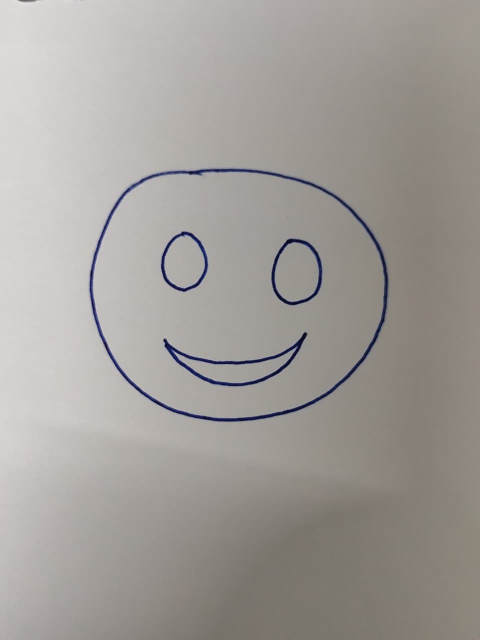
#> input picture src/test1.jpeg, 960 x 1280 px (shown at 1/2 size)
$ python -i pipeline.py   (imports and definitions only)
#> lines starting #> are read from the running program, lines starting #| are printed output that depends on the picture; after the words box and inside, x2 and y2 are one past the last pixel; in counts of white or black regions, pixels touching at a corner belong together
### src/processing/preprocessing.py
import cv2
import numpy as np


def preprocess_image(image):
    if image is None:
        raise ValueError("image cannot be none")

    # apply a small blur to reduce camera noise
    denoised = cv2.GaussianBlur(image,(3, 3),0)
    hsv = cv2.cvtColor(denoised,cv2.COLOR_BGR2HSV)
    value = hsv[:, :, 2]
    illumination = cv2.GaussianBlur(value,(0, 0),25)

    illumination = np.maximum(illumination,1)
    corrected_value = (value.astype(np.float32) /illumination.astype(np.float32))

    # normalize the corrected brightness to 0-255
    corrected_value = cv2.normalize(corrected_value,None,0,255,cv2.NORM_MINMAX)
    corrected_value = corrected_value.astype(np.uint8)

    # replace the original value channel
    corrected_hsv = hsv.copy()
    corrected_hsv[:, :, 2] = corrected_value

    # convert corrected hsv image back to bgr
    corrected_color = cv2.cvtColor(corrected_hsv,cv2.COLOR_HSV2BGR)
    corrected_grayscale = cv2.cvtColor(corrected_color,cv2.COLOR_BGR2GRAY)

    return {
        "original": image,
        "color": corrected_color,
        "grayscale": corrected_grayscale
    }

# [7 lines left out: function suppress_paper_texture, not called in this run]

### src/processing/extraction.py
# extraction.py

import cv2


def extract_foreground(grayscale_image):
    if grayscale_image is None:
        raise ValueError("grayscale image cannot be none")

    if len(grayscale_image.shape) != 2:
        raise ValueError(
            "extract_foreground expects a grayscale image"
        )

    block_size = 31
    constant = 10

    # create the foreground mask
    mask = cv2.adaptiveThreshold(grayscale_image,255,cv2.ADAPTIVE_THRESH_GAUSSIAN_C,cv2.THRESH_BINARY_INV,block_size,constant)

    # return the mask and parameters used
    return {
        "mask": mask,
        "block_size": block_size,
        "constant": constant
    }

### src/processing/cleaning.py
import cv2
import numpy as np

def remove_small_components(mask, min_area=100):
    if mask is None:
        raise ValueError("mask cannot be none")

    if len(mask.shape) != 2:
        raise ValueError(
            "mask must be a single-channel image"
        )

    number_of_labels, labels, stats, _ = cv2.connectedComponentsWithStats(mask,connectivity=8)
    cleaned_mask = np.zeros_like(mask)

    for label in range(1, number_of_labels):
        area = stats[label, cv2.CC_STAT_AREA]

        if area >= min_area:
            cleaned_mask[labels == label] = 255

    return cleaned_mask

### src/processing/skeleton.py
import cv2
import numpy as np


def skeletonize_mask(mask):
    if mask is None:
        raise ValueError("mask cannot be None")

    if len(mask.shape) != 2:
        raise ValueError(
            "mask must be a single-channel image"
        )

    binary = mask.copy()
    binary[binary > 0] = 255

    skeleton = cv2.ximgproc.thinning(binary,thinningType=cv2.ximgproc.THINNING_ZHANGSUEN)
    return skeleton


# [21 lines left out: function clean_skeleton, not called in this run]


def close_mask_gaps(mask, kernel_size=3):
    if mask is None:
        raise ValueError("mask cannot be None")

    if len(mask.shape) != 2:
        raise ValueError(
            "mask must be a single-channel image"
        )
    kernel = cv2.getStructuringElement(
        cv2.MORPH_CROSS,(kernel_size, kernel_size))
    closed = cv2.morphologyEx(mask,cv2.MORPH_CLOSE,kernel)
    return closed

### src/processing/path_tracing.py
import cv2
import numpy as np

def trace_skeleton_paths(skeleton):
    if skeleton is None:
        raise ValueError("skeleton cannot be None")

    if len(skeleton.shape) != 2:
        raise ValueError("skeleton must be a single-channel image")

    # RETR_LIST extracts ALL contours (inner eyes, smiles, outer contours)
    contours, _ = cv2.findContours(
        skeleton,
        cv2.RETR_LIST,
        cv2.CHAIN_APPROX_NONE
    )

    paths = []
    height, width = skeleton.shape

    for contour in contours:
        pts = contour.reshape(-1, 2)

        # Ignore tiny specks/noise (fewer than 5 pixels)
        if len(pts) < 5:
            continue

        # Drop duplicate consecutive points (which crash splprep)
        filtered_pts = [pts[0]]
        for pt in pts[1:]:
            if not np.array_equal(pt, filtered_pts[-1]):
                filtered_pts.append(pt)

        path = np.array(filtered_pts)

        touches_border = any(
            x == 0 or y == 0 or x == width - 1 or y == height - 1
            for x, y in path
        )

        if len(path) >= 5 and not touches_border:
            paths.append(path.tolist())

    return paths

### src/processing/simplification.py
import cv2
import numpy as np
from scipy.interpolate import splprep, splev

def simplify_paths(paths, max_deviation=1.5, points_per_unit=0.5):
    if paths is None:
        raise ValueError("paths cannot be None")

    simplified_paths = []

    for path in paths:
        if path is None or len(path) < 2:
            continue

        points = np.array(path, dtype=np.int32).reshape(-1, 1, 2)

        # 1. RDP simplification with absolute pixel tolerance
        # max_deviation of 1.5 keeps vertices close to the original drawn line
        simplified = cv2.approxPolyDP(points, max_deviation, False)
        control_points = simplified.reshape(-1, 2)

        # Deduplicate any adjacent vertices
        unique_mask = np.ones(len(control_points), dtype=bool)
        for i in range(1, len(control_points)):
            if np.all(control_points[i] == control_points[i - 1]):
                unique_mask[i] = False
        control_points = control_points[unique_mask]

        n_pts = len(control_points)

        # 2. Fit B-Spline if enough unique points exist
        if n_pts >= 4:
            x = control_points[:, 0].astype(float)
            y = control_points[:, 1].astype(float)

            # Check if all points are collinear or identical
            dx = np.diff(x)
            dy = np.diff(y)
            dist = np.hypot(dx, dy)
            total_len = np.sum(dist)

            if total_len < 5.0 or np.any(dist == 0):
                simplified_paths.append(control_points.tolist())
                continue

            try:
                # k=3 for cubic splines; s=len(control_points) provides moderate smoothing
                tck, u = splprep([x, y], s=len(control_points), k=3)

                # Dynamic number of output points based on arc length
                num_samples = max(int(total_len * points_per_unit), 15)
                u_fine = np.linspace(0, 1, num_samples)
                x_smooth, y_smooth = splev(u_fine, tck)

                smooth_path = np.column_stack((x_smooth, y_smooth)).astype(np.int32).tolist()
                simplified_paths.append(smooth_path)
            except Exception:
                # Fallback to straight RDP segments if splprep fails condition checks
                simplified_paths.append(control_points.tolist())
        else:
            simplified_paths.append(control_points.tolist())

    return simplified_paths

### src/processing/vectorization.py
VECTOR_WIDTH = 3


def vectorize_paths(paths):
    if paths is None:
        raise ValueError("paths cannot be None")

    vectors = []

    for path in paths:
        if path is None or len(path) < 2:
            continue

        vectors.append({
            "type": "polyline",
            "points": path,
            "width": VECTOR_WIDTH
        })

    return vectors

### src/processing/rendering.py
import cv2
import numpy as np


def render_vectors(vectors, width, height):
    if vectors is None:
        raise ValueError("vectors cannot be None")

    if width <= 0 or height <= 0:
        raise ValueError(
            "width and height must be greater than zero"
        )

    canvas = np.zeros(
        (height, width, 3),
        dtype=np.uint8
    )

    for vector in vectors:
        if vector is None:
            continue

        points = vector.get("points")
        line_width = vector.get("width")

        if points is None or len(points) < 2:
            continue

        if line_width is None or line_width <= 0:
            continue

        points_array = np.array(
            points,
            dtype=np.int32
        )

        cv2.polylines(
            canvas,
            [points_array],
            False,
            (255, 255, 255),
            thickness=line_width,
            lineType=cv2.LINE_AA
        )

    return canvas

### src/Integration/pipeline.py

import cv2
import numpy as np
from PIL import Image

from processing.preprocessing import preprocess_image
from processing.extraction import extract_foreground
from processing.cleaning import remove_small_components
from processing.skeleton import close_mask_gaps, skeletonize_mask
from processing.path_tracing import trace_skeleton_paths
from processing.simplification import simplify_paths
from processing.vectorization import vectorize_paths
from processing.rendering import render_vectors


def process_pil_image(pil_image, progress_callback=None):
    """Process a PIL image and optionally report processing progress."""

    def report_progress(stage, percentage):
        if progress_callback:
            progress_callback(stage, percentage)

    if pil_image is None:
        raise ValueError("Please provide an image.")

    report_progress("Preparing image", 0)

    rgb = np.array(pil_image.convert("RGB"))
    image = cv2.cvtColor(rgb, cv2.COLOR_RGB2BGR)

    height, width = image.shape[:2]

    if width > 4096 or height > 4096:
        raise ValueError("Maximum supported image dimensions are 4096x4096.")

    # 1. Preprocessing
    preprocessed = preprocess_image(image)
    grayscale = preprocessed["grayscale"]
    report_progress("Preprocessing completed", 10)

    # 2. Foreground extraction
    extraction = extract_foreground(grayscale)
    mask = extraction["mask"]
    report_progress("Foreground extraction completed", 25)

    # 3. Cleaning
    cleaned = remove_small_components(mask, min_area=100)
    closed = close_mask_gaps(cleaned, kernel_size=5)
    report_progress("Image cleaning completed", 40)

    # 4. Skeletonization
    skeleton = skeletonize_mask(closed)
    report_progress("Skeletonization completed", 55)

    # 5. Path tracing
    paths = trace_skeleton_paths(skeleton)
    report_progress("Path tracing completed", 70)

    # 6. Path simplification
    simplified = simplify_paths(paths, max_deviation=0.5)
    report_progress("Path simplification completed", 80)

    # 7. Vectorization
    vectors = vectorize_paths(simplified)
    report_progress("Vectorization completed", 90)

    # 8. Rendering
    rendered = render_vectors(vectors, width, height)

    # Convert black background / white strokes
    # into white background / black strokes.
    rendered = cv2.bitwise_not(rendered)

    preview_rgb = cv2.cvtColor(rendered, cv2.COLOR_BGR2RGB)

    result = {
        "preview": Image.fromarray(preview_rgb),
        "vectors": vectors,
        "width": width,
        "height": height,
    }

    report_progress("Processing completed", 100)

    return result

>>> from PIL import Image
>>> picture = Image.open('../test1.jpeg')
#> picture is the input picture: PIL image 960x1280 RGB; mean R, G, B 162.3, 157.7, 153.3
>>> result = process_pil_image(picture)
#> in preprocess_image, `illumination = cv2.GaussianBlur(value,(0, 0),25)`:
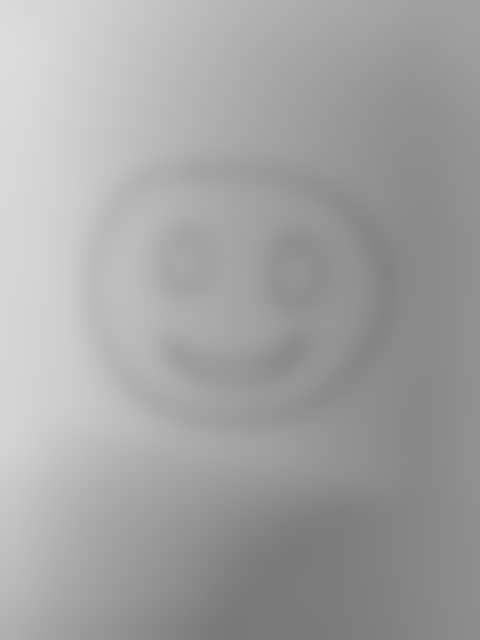
#> illumination: shape (1280, 960) (shown at 1/2 size); min 120, max 220, mean 163.1
#> in preprocess_image, `corrected_value = (value.astype(np.float32) /illumination.astype(np.fl..`:
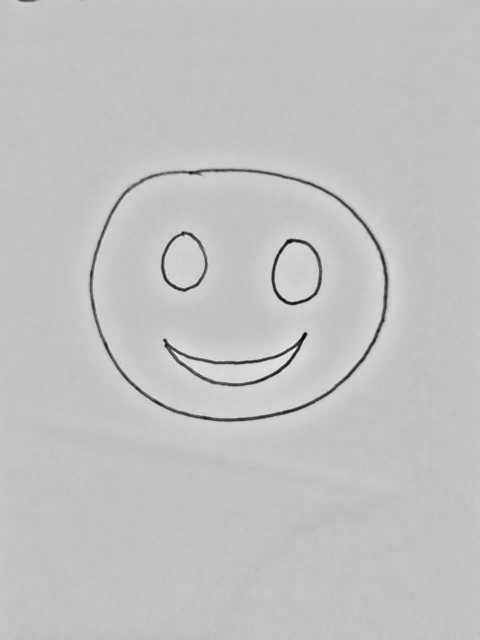
#> corrected_value: shape (1280, 960) float32 (shown at 1/2 size); min 0.168, max 1.26, mean 1; drawn with min black and max white
#> in preprocess_image, `corrected_color = cv2.cvtColor(corrected_hsv,cv2.COLOR_HSV2BGR)`:
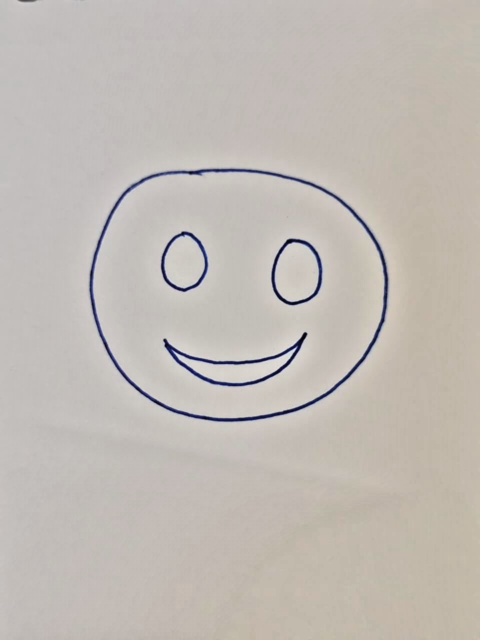
#> corrected_color: shape (1280, 960, 3) (shown at 1/2 size); mean B, G, R 180.7, 186.7, 192.8
#> in process_pil_image, `preprocessed = preprocess_image(image)`: preprocessed = 3 items
#> in extract_foreground, `mask = cv2.adaptiveThreshold(grayscale_image,255,cv2.ADAPTIVE_THRESH_G..`:
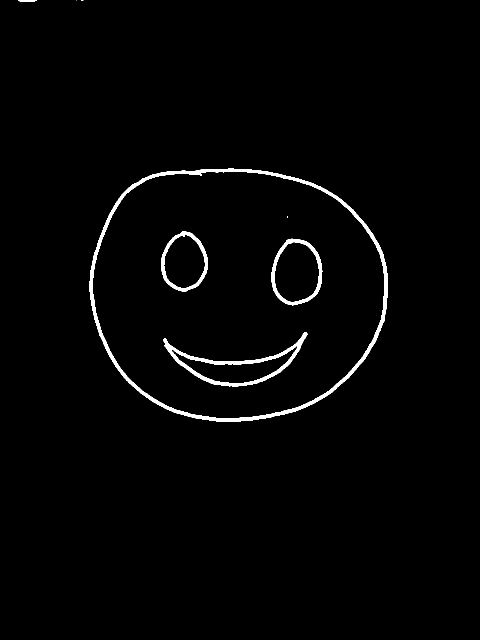
#> mask: shape (1280, 960) (shown at 1/2 size); 1.7% white; 8 white regions (3 under 20 px), largest, box (x1, y1, x2, y2) and area: (179, 337, 776, 843) 11592, (326, 664, 615, 773) 4245, (543, 477, 645, 611) 2366, (322, 463, 416, 584) 2031, (36, 0, 74, 4) 114
#> in remove_small_components, `number_of_labels, labels, stats, _ = cv2.connectedComponentsWithStats(..`:
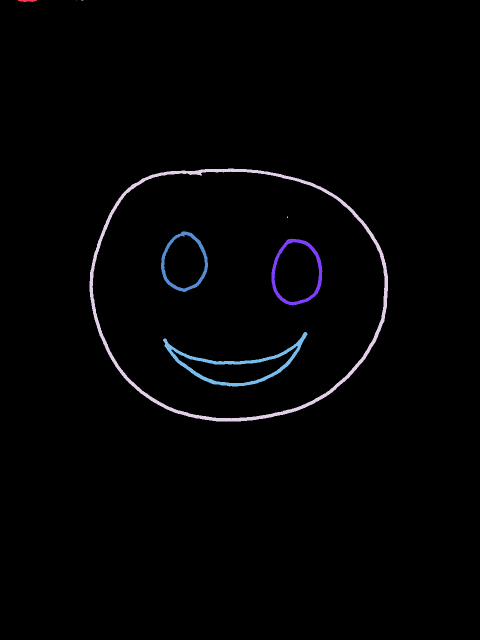
#> labels: shape (1280, 960) int32 (shown at 1/2 size); 9 distinct labels, from 0 to 8; one colour per label, 0 black
#> in remove_small_components, `number_of_labels, labels, stats, _ = cv2.connectedComponentsWithStats(..`: number_of_labels = 9; stats = [[0, 0, 960, 1280, 1208440], [36, 0, 38, 4, 114], [153, 0, 1, 1, 1], [162, 0, 5, 1, 5], [179, 337, 597, 506, 11592], [574, 433, 2, 3, 6], [322, 463, 94, 121, 2031], [543, 477, 102, 134, 2366], [326, 664, 289, 109, 4245]]
#> the loop in remove_small_components, `for label in range(1, number_of_labels):` made 8 passes
#> area on passes 1, 4, 6, 7, 8: 114, 11592, 2031, 2366, 4245
#> in skeletonize_mask, `skeleton = cv2.ximgproc.thinning(binary,thinningType=cv2.ximgproc.THIN..`:
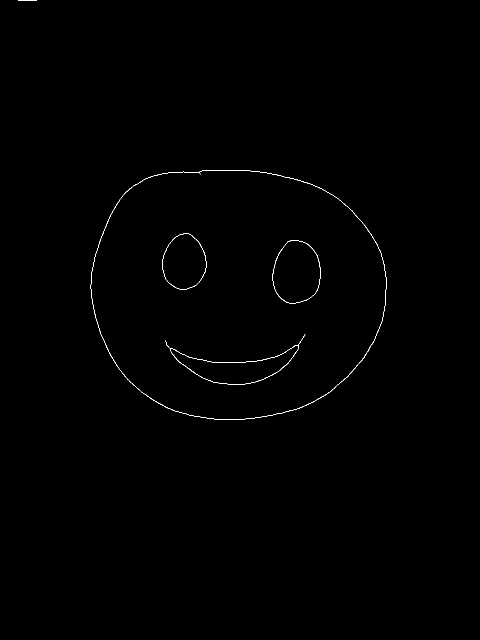
#> skeleton: shape (1280, 960) (shown at 1/2 size); 0.26% white in thin lines or dots, all inside (x1, y1, x2, y2) = (36, 0, 773, 840)
#> in trace_skeleton_paths, `contours, _ = cv2.findContours( skeleton, cv2.RETR_LIST, cv2.CHAIN_APP..`: contours = 9 contours, 1 with area under 20; largest, box (x1, y1, x2, y2) and area: (181, 340, 773, 840) 238429, (181, 340, 773, 840) 238208, (545, 480, 641, 607) 9469, (545, 480, 641, 607) 9420, (331, 668, 611, 770) 8519, (340, 690, 598, 770) 8431, (324, 466, 413, 580) 7492, (324, 466, 413, 580) 7450
#> the loop in trace_skeleton_paths, `for contour in contours:` made 9 passes
#> touches_border on passes 1 to 8: False, False, False, False, False, False, False, False
#> after the loop in trace_skeleton_paths, `for contour in contours:`: paths = 8 items
#> the loop in simplify_paths, `for path in paths:` made 8 passes
#> (n_pts, total_len, num_samples) on passes 1 to 8: (130, 599.5, 299), (145, 691.5, 345), (82, 360, 180), (78, 361.2, 180), (70, 319.2, 159), (79, 321.5, 160), (367, 1801.5, 900), (359, 1793.5, 896)
#> the loop in vectorize_paths, `for path in paths:` made 8 passes
#> the loop in render_vectors, `for vector in vectors:` made 8 passes
#> in process_pil_image, `rendered = cv2.bitwise_not(rendered)`:
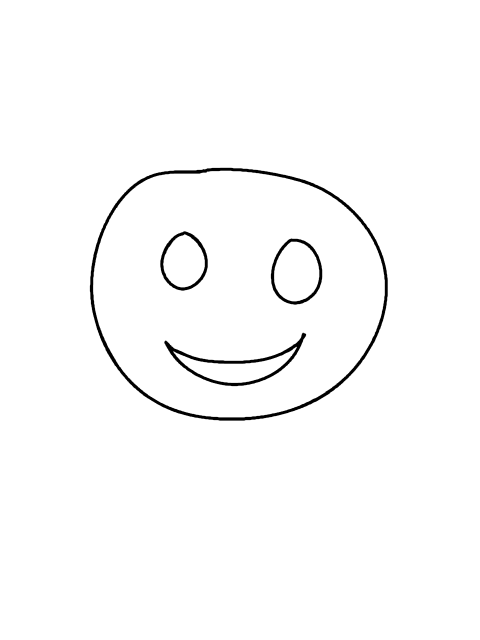
#> rendered: shape (1280, 960, 3) (shown at 1/2 size); min 0, max 255, mean 251.1
#> result = 4 items

$ run again, on src/test2.jpeg
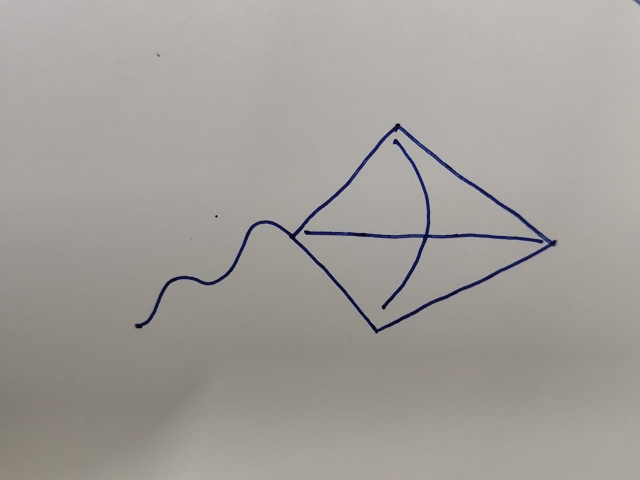
#> input picture src/test2.jpeg, 1280 x 960 px (shown at 1/2 size)
#> picture is the input picture: PIL image 1280x960 RGB; mean R, G, B 162.1, 158.1, 153.2
#> hsv: shape (960, 1280, 3); mean H, S, V 19.9, 17.7, 162.9
#> corrected_hsv: shape (960, 1280, 3); mean H, S, V 19.9, 17.7, 191.9
#> preprocessed = 3 items
#> in extract_foreground, `mask = cv2.adaptiveThreshold(grayscale_image,255,cv2.ADAPTIVE_THRESH_G..`:
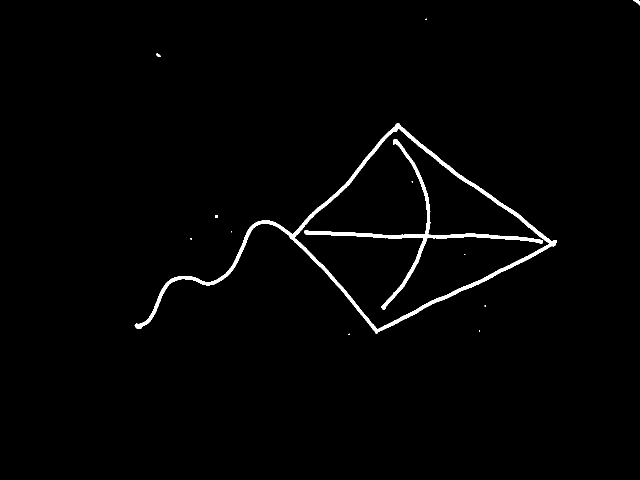
#> mask: shape (960, 1280) (shown at 1/2 size); 1.5% white; 13 white regions (8 under 20 px), largest, box (x1, y1, x2, y2) and area: (269, 247, 1114, 667) 12312, (608, 278, 1086, 620) 5767, (1266, 0, 1280, 11) 72, (313, 107, 321, 114) 39, (430, 430, 436, 436) 31
#> labels: shape (960, 1280) int32; 14 distinct labels, from 0 to 13
#> number_of_labels = 14; stats = 14 rows, first 6: [0, 0, 1280, 960, 1210531], [1266, 0, 14, 11, 72], [851, 37, 2, 3, 5], [313, 107, 8, 7, 39], [269, 247, 845, 420, 12312], [608, 278, 478, 342, 5767]
#> the loop in remove_small_components, `for label in range(1, number_of_labels):` made 13 passes
#> area on passes 1, 3, 4, 5, 7: 72, 39, 12312, 5767, 31
#> closed: shape (960, 1280); 1.5% white; 2 white regions (1 under 20 px), largest, box (x1, y1, x2, y2) and area: (269, 247, 1114, 667) 18134
#> skeleton: shape (960, 1280); 0.23% white in thin lines or dots, all inside (x1, y1, x2, y2) = (276, 253, 1110, 662)
#> contours = 3 contours, 1 with area under 20; largest, box (x1, y1, x2, y2) and area: (276, 253, 1110, 662) 105926, (585, 253, 1103, 662) 105370
#> the loop in trace_skeleton_paths, `for contour in contours:` made 3 passes
#> touches_border on passes 2 to 3: False, False
#> after the loop in trace_skeleton_paths, `for contour in contours:`: paths = 2 items
#> the loop in simplify_paths, `for path in paths:` made 2 passes
#> (n_pts, total_len, num_samples) on passes 1 to 2: (524, 3111.2, 1555), (427, 2271.1, 1135)
#> the loop in vectorize_paths, `for path in paths:` made 2 passes
#> the loop in render_vectors, `for vector in vectors:` made 2 passes
#> line_width on passes 1 to 2: 3, 3
#> in process_pil_image, `rendered = cv2.bitwise_not(rendered)`:
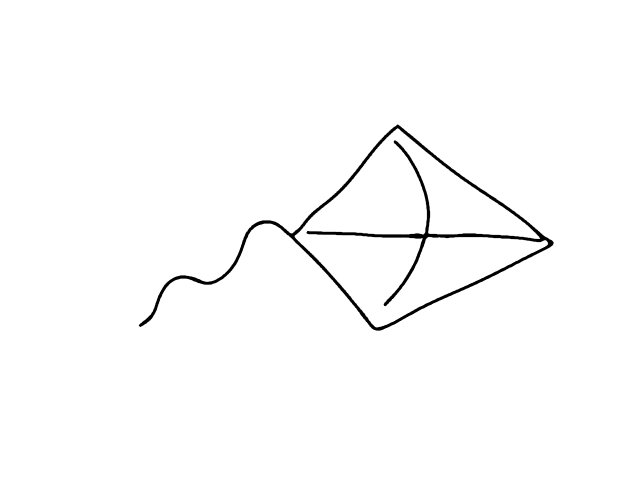
#> rendered: shape (960, 1280, 3) (shown at 1/2 size); min 0, max 255, mean 251.6
#> result = 4 items
